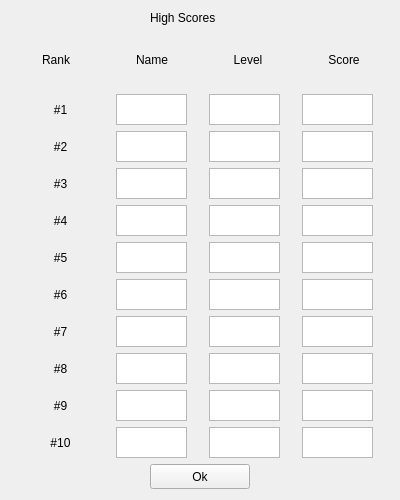
<?xml version="1.0" encoding="UTF-8"?>
<ui version="4.0">
 <class>HighScoreWidget</class>
 <widget class="QWidget" name="HighScoreWidget">
  <property name="geometry">
   <rect>
    <x>0</x>
    <y>0</y>
    <width>400</width>
    <height>500</height>
   </rect>
  </property>
  <property name="minimumSize">
   <size>
    <width>400</width>
    <height>500</height>
   </size>
  </property>
  <property name="maximumSize">
   <size>
    <width>400</width>
    <height>500</height>
   </size>
  </property>
  <property name="windowTitle">
   <string>High Scores</string>
  </property>
  <layout class="QGridLayout" name="gridLayout">
   <item row="2" column="2">
    <spacer name="horizontalSpacer_4">
     <property name="orientation">
      <enum>Qt::Horizontal</enum>
     </property>
     <property name="sizeHint" stdset="0">
      <size>
       <width>132</width>
       <height>20</height>
      </size>
     </property>
    </spacer>
   </item>
   <item row="2" column="1">
    <widget class="QPushButton" name="pushButton">
     <property name="minimumSize">
      <size>
       <width>100</width>
       <height>25</height>
      </size>
     </property>
     <property name="maximumSize">
      <size>
       <width>100</width>
       <height>25</height>
      </size>
     </property>
     <property name="text">
      <string>Ok</string>
     </property>
    </widget>
   </item>
   <item row="1" column="0" colspan="3">
    <layout class="QVBoxLayout" name="verticalLayout">
     <item>
      <layout class="QHBoxLayout" name="horizontalLayout">
       <item>
        <widget class="QLabel" name="rank">
         <property name="text">
          <string>Rank</string>
         </property>
         <property name="alignment">
          <set>Qt::AlignCenter</set>
         </property>
        </widget>
       </item>
       <item>
        <widget class="QLabel" name="name">
         <property name="text">
          <string>Name</string>
         </property>
         <property name="alignment">
          <set>Qt::AlignCenter</set>
         </property>
        </widget>
       </item>
       <item>
        <widget class="QLabel" name="level">
         <property name="text">
          <string>Level</string>
         </property>
         <property name="alignment">
          <set>Qt::AlignCenter</set>
         </property>
        </widget>
       </item>
       <item>
        <widget class="QLabel" name="score">
         <property name="text">
          <string>Score</string>
         </property>
         <property name="alignment">
          <set>Qt::AlignCenter</set>
         </property>
        </widget>
       </item>
      </layout>
     </item>
     <item>
      <layout class="QHBoxLayout" name="horizontalLayout_1">
       <item>
        <widget class="QLabel" name="label_1">
         <property name="minimumSize">
          <size>
           <width>67</width>
           <height>21</height>
          </size>
         </property>
         <property name="maximumSize">
          <size>
           <width>67</width>
           <height>21</height>
          </size>
         </property>
         <property name="text">
          <string>#1</string>
         </property>
         <property name="alignment">
          <set>Qt::AlignCenter</set>
         </property>
        </widget>
       </item>
       <item>
        <widget class="QTextEdit" name="no1Name">
         <property name="minimumSize">
          <size>
           <width>71</width>
           <height>31</height>
          </size>
         </property>
         <property name="maximumSize">
          <size>
           <width>71</width>
           <height>31</height>
          </size>
         </property>
         <property name="readOnly">
          <bool>true</bool>
         </property>
         <property name="html">
          <string>&lt;!DOCTYPE HTML PUBLIC &quot;-//W3C//DTD HTML 4.0//EN&quot; &quot;http://www.w3.org/TR/REC-html40/strict.dtd&quot;&gt;
&lt;html&gt;&lt;head&gt;&lt;meta name=&quot;qrichtext&quot; content=&quot;1&quot; /&gt;&lt;style type=&quot;text/css&quot;&gt;
p, li { white-space: pre-wrap; }
&lt;/style&gt;&lt;/head&gt;&lt;body style=&quot; font-family:'Ubuntu'; font-size:11pt; font-weight:400; font-style:normal;&quot;&gt;
&lt;p style=&quot;-qt-paragraph-type:empty; margin-top:0px; margin-bottom:0px; margin-left:0px; margin-right:0px; -qt-block-indent:0; text-indent:0px;&quot;&gt;&lt;br /&gt;&lt;/p&gt;&lt;/body&gt;&lt;/html&gt;</string>
         </property>
        </widget>
       </item>
       <item>
        <widget class="QTextEdit" name="no1Level">
         <property name="minimumSize">
          <size>
           <width>71</width>
           <height>31</height>
          </size>
         </property>
         <property name="maximumSize">
          <size>
           <width>71</width>
           <height>31</height>
          </size>
         </property>
         <property name="readOnly">
          <bool>true</bool>
         </property>
        </widget>
       </item>
       <item>
        <widget class="QTextEdit" name="no1Score">
         <property name="minimumSize">
          <size>
           <width>71</width>
           <height>31</height>
          </size>
         </property>
         <property name="maximumSize">
          <size>
           <width>71</width>
           <height>31</height>
          </size>
         </property>
         <property name="readOnly">
          <bool>true</bool>
         </property>
        </widget>
       </item>
      </layout>
     </item>
     <item>
      <layout class="QHBoxLayout" name="horizontalLayout_2">
       <item>
        <widget class="QLabel" name="label_2">
         <property name="minimumSize">
          <size>
           <width>67</width>
           <height>21</height>
          </size>
         </property>
         <property name="maximumSize">
          <size>
           <width>67</width>
           <height>21</height>
          </size>
         </property>
         <property name="text">
          <string>#2</string>
         </property>
         <property name="alignment">
          <set>Qt::AlignCenter</set>
         </property>
        </widget>
       </item>
       <item>
        <widget class="QTextEdit" name="no2Name">
         <property name="minimumSize">
          <size>
           <width>71</width>
           <height>31</height>
          </size>
         </property>
         <property name="maximumSize">
          <size>
           <width>71</width>
           <height>31</height>
          </size>
         </property>
         <property name="readOnly">
          <bool>true</bool>
         </property>
         <property name="html">
          <string>&lt;!DOCTYPE HTML PUBLIC &quot;-//W3C//DTD HTML 4.0//EN&quot; &quot;http://www.w3.org/TR/REC-html40/strict.dtd&quot;&gt;
&lt;html&gt;&lt;head&gt;&lt;meta name=&quot;qrichtext&quot; content=&quot;1&quot; /&gt;&lt;style type=&quot;text/css&quot;&gt;
p, li { white-space: pre-wrap; }
&lt;/style&gt;&lt;/head&gt;&lt;body style=&quot; font-family:'Ubuntu'; font-size:11pt; font-weight:400; font-style:normal;&quot;&gt;
&lt;p style=&quot;-qt-paragraph-type:empty; margin-top:0px; margin-bottom:0px; margin-left:0px; margin-right:0px; -qt-block-indent:0; text-indent:0px;&quot;&gt;&lt;br /&gt;&lt;/p&gt;&lt;/body&gt;&lt;/html&gt;</string>
         </property>
        </widget>
       </item>
       <item>
        <widget class="QTextEdit" name="no2Level">
         <property name="minimumSize">
          <size>
           <width>71</width>
           <height>31</height>
          </size>
         </property>
         <property name="maximumSize">
          <size>
           <width>71</width>
           <height>31</height>
          </size>
         </property>
         <property name="readOnly">
          <bool>true</bool>
         </property>
        </widget>
       </item>
       <item>
        <widget class="QTextEdit" name="no2Score">
         <property name="minimumSize">
          <size>
           <width>71</width>
           <height>31</height>
          </size>
         </property>
         <property name="maximumSize">
          <size>
           <width>71</width>
           <height>31</height>
          </size>
         </property>
         <property name="readOnly">
          <bool>true</bool>
         </property>
        </widget>
       </item>
      </layout>
     </item>
     <item>
      <layout class="QHBoxLayout" name="horizontalLayout_3">
       <item>
        <widget class="QLabel" name="label_3">
         <property name="minimumSize">
          <size>
           <width>67</width>
           <height>21</height>
          </size>
         </property>
         <property name="maximumSize">
          <size>
           <width>67</width>
           <height>21</height>
          </size>
         </property>
         <property name="text">
          <string>#3</string>
         </property>
         <property name="alignment">
          <set>Qt::AlignCenter</set>
         </property>
        </widget>
       </item>
       <item>
        <widget class="QTextEdit" name="no3Name">
         <property name="minimumSize">
          <size>
           <width>71</width>
           <height>31</height>
          </size>
         </property>
         <property name="maximumSize">
          <size>
           <width>71</width>
           <height>31</height>
          </size>
         </property>
         <property name="readOnly">
          <bool>true</bool>
         </property>
         <property name="html">
          <string>&lt;!DOCTYPE HTML PUBLIC &quot;-//W3C//DTD HTML 4.0//EN&quot; &quot;http://www.w3.org/TR/REC-html40/strict.dtd&quot;&gt;
&lt;html&gt;&lt;head&gt;&lt;meta name=&quot;qrichtext&quot; content=&quot;1&quot; /&gt;&lt;style type=&quot;text/css&quot;&gt;
p, li { white-space: pre-wrap; }
&lt;/style&gt;&lt;/head&gt;&lt;body style=&quot; font-family:'Ubuntu'; font-size:11pt; font-weight:400; font-style:normal;&quot;&gt;
&lt;p style=&quot;-qt-paragraph-type:empty; margin-top:0px; margin-bottom:0px; margin-left:0px; margin-right:0px; -qt-block-indent:0; text-indent:0px;&quot;&gt;&lt;br /&gt;&lt;/p&gt;&lt;/body&gt;&lt;/html&gt;</string>
         </property>
        </widget>
       </item>
       <item>
        <widget class="QTextEdit" name="no3Level">
         <property name="minimumSize">
          <size>
           <width>71</width>
           <height>31</height>
          </size>
         </property>
         <property name="maximumSize">
          <size>
           <width>71</width>
           <height>31</height>
          </size>
         </property>
         <property name="readOnly">
          <bool>true</bool>
         </property>
        </widget>
       </item>
       <item>
        <widget class="QTextEdit" name="no3Score">
         <property name="minimumSize">
          <size>
           <width>71</width>
           <height>31</height>
          </size>
         </property>
         <property name="maximumSize">
          <size>
           <width>71</width>
           <height>31</height>
          </size>
         </property>
         <property name="readOnly">
          <bool>true</bool>
         </property>
        </widget>
       </item>
      </layout>
     </item>
     <item>
      <layout class="QHBoxLayout" name="horizontalLayout_4">
       <item>
        <widget class="QLabel" name="label_4">
         <property name="minimumSize">
          <size>
           <width>67</width>
           <height>21</height>
          </size>
         </property>
         <property name="maximumSize">
          <size>
           <width>67</width>
           <height>21</height>
          </size>
         </property>
         <property name="text">
          <string>#4</string>
         </property>
         <property name="alignment">
          <set>Qt::AlignCenter</set>
         </property>
        </widget>
       </item>
       <item>
        <widget class="QTextEdit" name="no4Name">
         <property name="minimumSize">
          <size>
           <width>71</width>
           <height>31</height>
          </size>
         </property>
         <property name="maximumSize">
          <size>
           <width>71</width>
           <height>31</height>
          </size>
         </property>
         <property name="readOnly">
          <bool>true</bool>
         </property>
         <property name="html">
          <string>&lt;!DOCTYPE HTML PUBLIC &quot;-//W3C//DTD HTML 4.0//EN&quot; &quot;http://www.w3.org/TR/REC-html40/strict.dtd&quot;&gt;
&lt;html&gt;&lt;head&gt;&lt;meta name=&quot;qrichtext&quot; content=&quot;1&quot; /&gt;&lt;style type=&quot;text/css&quot;&gt;
p, li { white-space: pre-wrap; }
&lt;/style&gt;&lt;/head&gt;&lt;body style=&quot; font-family:'Ubuntu'; font-size:11pt; font-weight:400; font-style:normal;&quot;&gt;
&lt;p style=&quot;-qt-paragraph-type:empty; margin-top:0px; margin-bottom:0px; margin-left:0px; margin-right:0px; -qt-block-indent:0; text-indent:0px;&quot;&gt;&lt;br /&gt;&lt;/p&gt;&lt;/body&gt;&lt;/html&gt;</string>
         </property>
        </widget>
       </item>
       <item>
        <widget class="QTextEdit" name="no4Level">
         <property name="minimumSize">
          <size>
           <width>71</width>
           <height>31</height>
          </size>
         </property>
         <property name="maximumSize">
          <size>
           <width>71</width>
           <height>31</height>
          </size>
         </property>
         <property name="readOnly">
          <bool>true</bool>
         </property>
        </widget>
       </item>
       <item>
        <widget class="QTextEdit" name="no4Score">
         <property name="minimumSize">
          <size>
           <width>71</width>
           <height>31</height>
          </size>
         </property>
         <property name="maximumSize">
          <size>
           <width>71</width>
           <height>31</height>
          </size>
         </property>
         <property name="readOnly">
          <bool>true</bool>
         </property>
        </widget>
       </item>
      </layout>
     </item>
     <item>
      <layout class="QHBoxLayout" name="horizontalLayout_5">
       <item>
        <widget class="QLabel" name="label_5">
         <property name="minimumSize">
          <size>
           <width>67</width>
           <height>21</height>
          </size>
         </property>
         <property name="maximumSize">
          <size>
           <width>67</width>
           <height>21</height>
          </size>
         </property>
         <property name="text">
          <string>#5</string>
         </property>
         <property name="alignment">
          <set>Qt::AlignCenter</set>
         </property>
        </widget>
       </item>
       <item>
        <widget class="QTextEdit" name="no5Name">
         <property name="minimumSize">
          <size>
           <width>71</width>
           <height>31</height>
          </size>
         </property>
         <property name="maximumSize">
          <size>
           <width>71</width>
           <height>31</height>
          </size>
         </property>
         <property name="readOnly">
          <bool>true</bool>
         </property>
         <property name="html">
          <string>&lt;!DOCTYPE HTML PUBLIC &quot;-//W3C//DTD HTML 4.0//EN&quot; &quot;http://www.w3.org/TR/REC-html40/strict.dtd&quot;&gt;
&lt;html&gt;&lt;head&gt;&lt;meta name=&quot;qrichtext&quot; content=&quot;1&quot; /&gt;&lt;style type=&quot;text/css&quot;&gt;
p, li { white-space: pre-wrap; }
&lt;/style&gt;&lt;/head&gt;&lt;body style=&quot; font-family:'Ubuntu'; font-size:11pt; font-weight:400; font-style:normal;&quot;&gt;
&lt;p style=&quot;-qt-paragraph-type:empty; margin-top:0px; margin-bottom:0px; margin-left:0px; margin-right:0px; -qt-block-indent:0; text-indent:0px;&quot;&gt;&lt;br /&gt;&lt;/p&gt;&lt;/body&gt;&lt;/html&gt;</string>
         </property>
        </widget>
       </item>
       <item>
        <widget class="QTextEdit" name="no5Level">
         <property name="minimumSize">
          <size>
           <width>71</width>
           <height>31</height>
          </size>
         </property>
         <property name="maximumSize">
          <size>
           <width>71</width>
           <height>31</height>
          </size>
         </property>
         <property name="readOnly">
          <bool>true</bool>
         </property>
        </widget>
       </item>
       <item>
        <widget class="QTextEdit" name="no5Score">
         <property name="minimumSize">
          <size>
           <width>71</width>
           <height>31</height>
          </size>
         </property>
         <property name="maximumSize">
          <size>
           <width>71</width>
           <height>31</height>
          </size>
         </property>
         <property name="readOnly">
          <bool>true</bool>
         </property>
        </widget>
       </item>
      </layout>
     </item>
     <item>
      <layout class="QHBoxLayout" name="horizontalLayout_6">
       <item>
        <widget class="QLabel" name="label_6">
         <property name="minimumSize">
          <size>
           <width>67</width>
           <height>21</height>
          </size>
         </property>
         <property name="maximumSize">
          <size>
           <width>67</width>
           <height>21</height>
          </size>
         </property>
         <property name="text">
          <string>#6</string>
         </property>
         <property name="alignment">
          <set>Qt::AlignCenter</set>
         </property>
        </widget>
       </item>
       <item>
        <widget class="QTextEdit" name="no6Name">
         <property name="minimumSize">
          <size>
           <width>71</width>
           <height>31</height>
          </size>
         </property>
         <property name="maximumSize">
          <size>
           <width>71</width>
           <height>31</height>
          </size>
         </property>
         <property name="readOnly">
          <bool>true</bool>
         </property>
         <property name="html">
          <string>&lt;!DOCTYPE HTML PUBLIC &quot;-//W3C//DTD HTML 4.0//EN&quot; &quot;http://www.w3.org/TR/REC-html40/strict.dtd&quot;&gt;
&lt;html&gt;&lt;head&gt;&lt;meta name=&quot;qrichtext&quot; content=&quot;1&quot; /&gt;&lt;style type=&quot;text/css&quot;&gt;
p, li { white-space: pre-wrap; }
&lt;/style&gt;&lt;/head&gt;&lt;body style=&quot; font-family:'Ubuntu'; font-size:11pt; font-weight:400; font-style:normal;&quot;&gt;
&lt;p style=&quot;-qt-paragraph-type:empty; margin-top:0px; margin-bottom:0px; margin-left:0px; margin-right:0px; -qt-block-indent:0; text-indent:0px;&quot;&gt;&lt;br /&gt;&lt;/p&gt;&lt;/body&gt;&lt;/html&gt;</string>
         </property>
        </widget>
       </item>
       <item>
        <widget class="QTextEdit" name="no6Level">
         <property name="minimumSize">
          <size>
           <width>71</width>
           <height>31</height>
          </size>
         </property>
         <property name="maximumSize">
          <size>
           <width>71</width>
           <height>31</height>
          </size>
         </property>
         <property name="readOnly">
          <bool>true</bool>
         </property>
        </widget>
       </item>
       <item>
        <widget class="QTextEdit" name="no6Score">
         <property name="minimumSize">
          <size>
           <width>71</width>
           <height>31</height>
          </size>
         </property>
         <property name="maximumSize">
          <size>
           <width>71</width>
           <height>31</height>
          </size>
         </property>
         <property name="readOnly">
          <bool>true</bool>
         </property>
        </widget>
       </item>
      </layout>
     </item>
     <item>
      <layout class="QHBoxLayout" name="horizontalLayout_7">
       <item>
        <widget class="QLabel" name="label_7">
         <property name="minimumSize">
          <size>
           <width>67</width>
           <height>21</height>
          </size>
         </property>
         <property name="maximumSize">
          <size>
           <width>67</width>
           <height>21</height>
          </size>
         </property>
         <property name="text">
          <string>#7</string>
         </property>
         <property name="alignment">
          <set>Qt::AlignCenter</set>
         </property>
        </widget>
       </item>
       <item>
        <widget class="QTextEdit" name="no7Name">
         <property name="minimumSize">
          <size>
           <width>71</width>
           <height>31</height>
          </size>
         </property>
         <property name="maximumSize">
          <size>
           <width>71</width>
           <height>31</height>
          </size>
         </property>
         <property name="readOnly">
          <bool>true</bool>
         </property>
         <property name="html">
          <string>&lt;!DOCTYPE HTML PUBLIC &quot;-//W3C//DTD HTML 4.0//EN&quot; &quot;http://www.w3.org/TR/REC-html40/strict.dtd&quot;&gt;
&lt;html&gt;&lt;head&gt;&lt;meta name=&quot;qrichtext&quot; content=&quot;1&quot; /&gt;&lt;style type=&quot;text/css&quot;&gt;
p, li { white-space: pre-wrap; }
&lt;/style&gt;&lt;/head&gt;&lt;body style=&quot; font-family:'Ubuntu'; font-size:11pt; font-weight:400; font-style:normal;&quot;&gt;
&lt;p style=&quot;-qt-paragraph-type:empty; margin-top:0px; margin-bottom:0px; margin-left:0px; margin-right:0px; -qt-block-indent:0; text-indent:0px;&quot;&gt;&lt;br /&gt;&lt;/p&gt;&lt;/body&gt;&lt;/html&gt;</string>
         </property>
        </widget>
       </item>
       <item>
        <widget class="QTextEdit" name="no7Level">
         <property name="minimumSize">
          <size>
           <width>71</width>
           <height>31</height>
          </size>
         </property>
         <property name="maximumSize">
          <size>
           <width>71</width>
           <height>31</height>
          </size>
         </property>
         <property name="readOnly">
          <bool>true</bool>
         </property>
        </widget>
       </item>
       <item>
        <widget class="QTextEdit" name="no7Score">
         <property name="minimumSize">
          <size>
           <width>71</width>
           <height>31</height>
          </size>
         </property>
         <property name="maximumSize">
          <size>
           <width>71</width>
           <height>31</height>
          </size>
         </property>
         <property name="readOnly">
          <bool>true</bool>
         </property>
        </widget>
       </item>
      </layout>
     </item>
     <item>
      <layout class="QHBoxLayout" name="horizontalLayout_8">
       <item>
        <widget class="QLabel" name="label_8">
         <property name="minimumSize">
          <size>
           <width>67</width>
           <height>21</height>
          </size>
         </property>
         <property name="maximumSize">
          <size>
           <width>67</width>
           <height>21</height>
          </size>
         </property>
         <property name="text">
          <string>#8</string>
         </property>
         <property name="alignment">
          <set>Qt::AlignCenter</set>
         </property>
        </widget>
       </item>
       <item>
        <widget class="QTextEdit" name="no8Name">
         <property name="minimumSize">
          <size>
           <width>71</width>
           <height>31</height>
          </size>
         </property>
         <property name="maximumSize">
          <size>
           <width>71</width>
           <height>31</height>
          </size>
         </property>
         <property name="readOnly">
          <bool>true</bool>
         </property>
         <property name="html">
          <string>&lt;!DOCTYPE HTML PUBLIC &quot;-//W3C//DTD HTML 4.0//EN&quot; &quot;http://www.w3.org/TR/REC-html40/strict.dtd&quot;&gt;
&lt;html&gt;&lt;head&gt;&lt;meta name=&quot;qrichtext&quot; content=&quot;1&quot; /&gt;&lt;style type=&quot;text/css&quot;&gt;
p, li { white-space: pre-wrap; }
&lt;/style&gt;&lt;/head&gt;&lt;body style=&quot; font-family:'Ubuntu'; font-size:11pt; font-weight:400; font-style:normal;&quot;&gt;
&lt;p style=&quot;-qt-paragraph-type:empty; margin-top:0px; margin-bottom:0px; margin-left:0px; margin-right:0px; -qt-block-indent:0; text-indent:0px;&quot;&gt;&lt;br /&gt;&lt;/p&gt;&lt;/body&gt;&lt;/html&gt;</string>
         </property>
        </widget>
       </item>
       <item>
        <widget class="QTextEdit" name="no8Level">
         <property name="minimumSize">
          <size>
           <width>71</width>
           <height>31</height>
          </size>
         </property>
         <property name="maximumSize">
          <size>
           <width>71</width>
           <height>31</height>
          </size>
         </property>
         <property name="readOnly">
          <bool>true</bool>
         </property>
        </widget>
       </item>
       <item>
        <widget class="QTextEdit" name="no8Score">
         <property name="minimumSize">
          <size>
           <width>71</width>
           <height>31</height>
          </size>
         </property>
         <property name="maximumSize">
          <size>
           <width>71</width>
           <height>31</height>
          </size>
         </property>
         <property name="readOnly">
          <bool>true</bool>
         </property>
        </widget>
       </item>
      </layout>
     </item>
     <item>
      <layout class="QHBoxLayout" name="horizontalLayout_9">
       <item>
        <widget class="QLabel" name="label_9">
         <property name="minimumSize">
          <size>
           <width>67</width>
           <height>21</height>
          </size>
         </property>
         <property name="maximumSize">
          <size>
           <width>67</width>
           <height>21</height>
          </size>
         </property>
         <property name="text">
          <string>#9</string>
         </property>
         <property name="alignment">
          <set>Qt::AlignCenter</set>
         </property>
        </widget>
       </item>
       <item>
        <widget class="QTextEdit" name="no9Name">
         <property name="minimumSize">
          <size>
           <width>71</width>
           <height>31</height>
          </size>
         </property>
         <property name="maximumSize">
          <size>
           <width>71</width>
           <height>31</height>
          </size>
         </property>
         <property name="readOnly">
          <bool>true</bool>
         </property>
         <property name="html">
          <string>&lt;!DOCTYPE HTML PUBLIC &quot;-//W3C//DTD HTML 4.0//EN&quot; &quot;http://www.w3.org/TR/REC-html40/strict.dtd&quot;&gt;
&lt;html&gt;&lt;head&gt;&lt;meta name=&quot;qrichtext&quot; content=&quot;1&quot; /&gt;&lt;style type=&quot;text/css&quot;&gt;
p, li { white-space: pre-wrap; }
&lt;/style&gt;&lt;/head&gt;&lt;body style=&quot; font-family:'Ubuntu'; font-size:11pt; font-weight:400; font-style:normal;&quot;&gt;
&lt;p style=&quot;-qt-paragraph-type:empty; margin-top:0px; margin-bottom:0px; margin-left:0px; margin-right:0px; -qt-block-indent:0; text-indent:0px;&quot;&gt;&lt;br /&gt;&lt;/p&gt;&lt;/body&gt;&lt;/html&gt;</string>
         </property>
        </widget>
       </item>
       <item>
        <widget class="QTextEdit" name="no9Level">
         <property name="minimumSize">
          <size>
           <width>71</width>
           <height>31</height>
          </size>
         </property>
         <property name="maximumSize">
          <size>
           <width>71</width>
           <height>31</height>
          </size>
         </property>
         <property name="readOnly">
          <bool>true</bool>
         </property>
        </widget>
       </item>
       <item>
        <widget class="QTextEdit" name="no9Score">
         <property name="minimumSize">
          <size>
           <width>71</width>
           <height>31</height>
          </size>
         </property>
         <property name="maximumSize">
          <size>
           <width>71</width>
           <height>31</height>
          </size>
         </property>
         <property name="readOnly">
          <bool>true</bool>
         </property>
        </widget>
       </item>
      </layout>
     </item>
     <item>
      <layout class="QHBoxLayout" name="horizontalLayout_10">
       <item>
        <widget class="QLabel" name="label_10">
         <property name="minimumSize">
          <size>
           <width>67</width>
           <height>21</height>
          </size>
         </property>
         <property name="maximumSize">
          <size>
           <width>67</width>
           <height>21</height>
          </size>
         </property>
         <property name="text">
          <string>#10</string>
         </property>
         <property name="alignment">
          <set>Qt::AlignCenter</set>
         </property>
        </widget>
       </item>
       <item>
        <widget class="QTextEdit" name="no10Name">
         <property name="minimumSize">
          <size>
           <width>71</width>
           <height>31</height>
          </size>
         </property>
         <property name="maximumSize">
          <size>
           <width>71</width>
           <height>31</height>
          </size>
         </property>
         <property name="readOnly">
          <bool>true</bool>
         </property>
         <property name="html">
          <string>&lt;!DOCTYPE HTML PUBLIC &quot;-//W3C//DTD HTML 4.0//EN&quot; &quot;http://www.w3.org/TR/REC-html40/strict.dtd&quot;&gt;
&lt;html&gt;&lt;head&gt;&lt;meta name=&quot;qrichtext&quot; content=&quot;1&quot; /&gt;&lt;style type=&quot;text/css&quot;&gt;
p, li { white-space: pre-wrap; }
&lt;/style&gt;&lt;/head&gt;&lt;body style=&quot; font-family:'Ubuntu'; font-size:11pt; font-weight:400; font-style:normal;&quot;&gt;
&lt;p style=&quot;-qt-paragraph-type:empty; margin-top:0px; margin-bottom:0px; margin-left:0px; margin-right:0px; -qt-block-indent:0; text-indent:0px;&quot;&gt;&lt;br /&gt;&lt;/p&gt;&lt;/body&gt;&lt;/html&gt;</string>
         </property>
        </widget>
       </item>
       <item>
        <widget class="QTextEdit" name="no10Level">
         <property name="minimumSize">
          <size>
           <width>71</width>
           <height>31</height>
          </size>
         </property>
         <property name="maximumSize">
          <size>
           <width>71</width>
           <height>31</height>
          </size>
         </property>
         <property name="readOnly">
          <bool>true</bool>
         </property>
        </widget>
       </item>
       <item>
        <widget class="QTextEdit" name="no10Score">
         <property name="minimumSize">
          <size>
           <width>71</width>
           <height>31</height>
          </size>
         </property>
         <property name="maximumSize">
          <size>
           <width>71</width>
           <height>31</height>
          </size>
         </property>
         <property name="readOnly">
          <bool>true</bool>
         </property>
        </widget>
       </item>
      </layout>
     </item>
    </layout>
   </item>
   <item row="2" column="0">
    <spacer name="horizontalSpacer_3">
     <property name="orientation">
      <enum>Qt::Horizontal</enum>
     </property>
     <property name="sizeHint" stdset="0">
      <size>
       <width>132</width>
       <height>20</height>
      </size>
     </property>
    </spacer>
   </item>
   <item row="0" column="1">
    <widget class="QLabel" name="title">
     <property name="maximumSize">
      <size>
       <width>78</width>
       <height>17</height>
      </size>
     </property>
     <property name="text">
      <string>High Scores</string>
     </property>
    </widget>
   </item>
  </layout>
 </widget>
 <resources/>
 <connections>
  <connection>
   <sender>pushButton</sender>
   <signal>pressed()</signal>
   <receiver>HighScoreWidget</receiver>
   <slot>close()</slot>
   <hints>
    <hint type="sourcelabel">
     <x>210</x>
     <y>476</y>
    </hint>
    <hint type="destinationlabel">
     <x>201</x>
     <y>475</y>
    </hint>
   </hints>
  </connection>
 </connections>
</ui>
